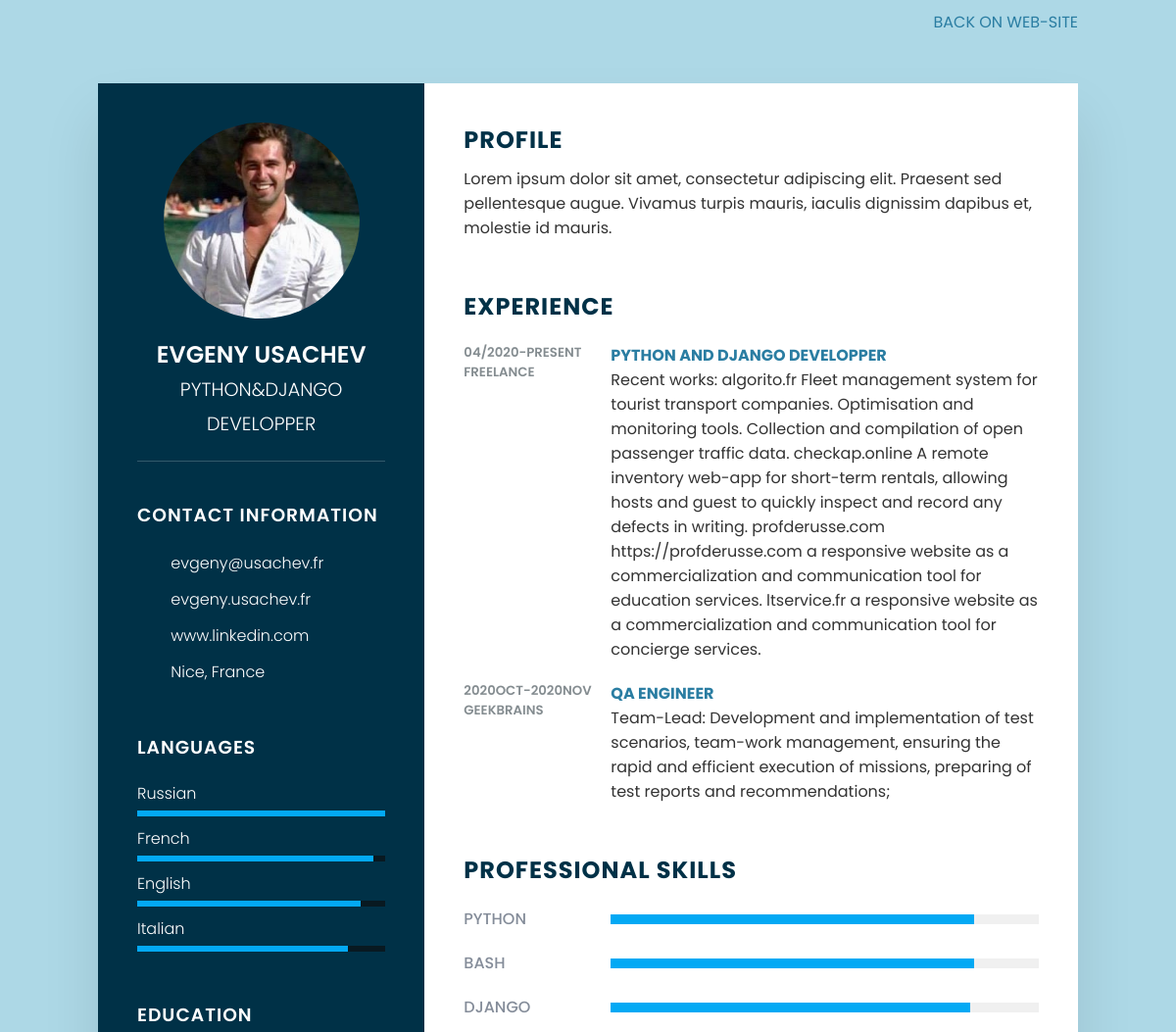
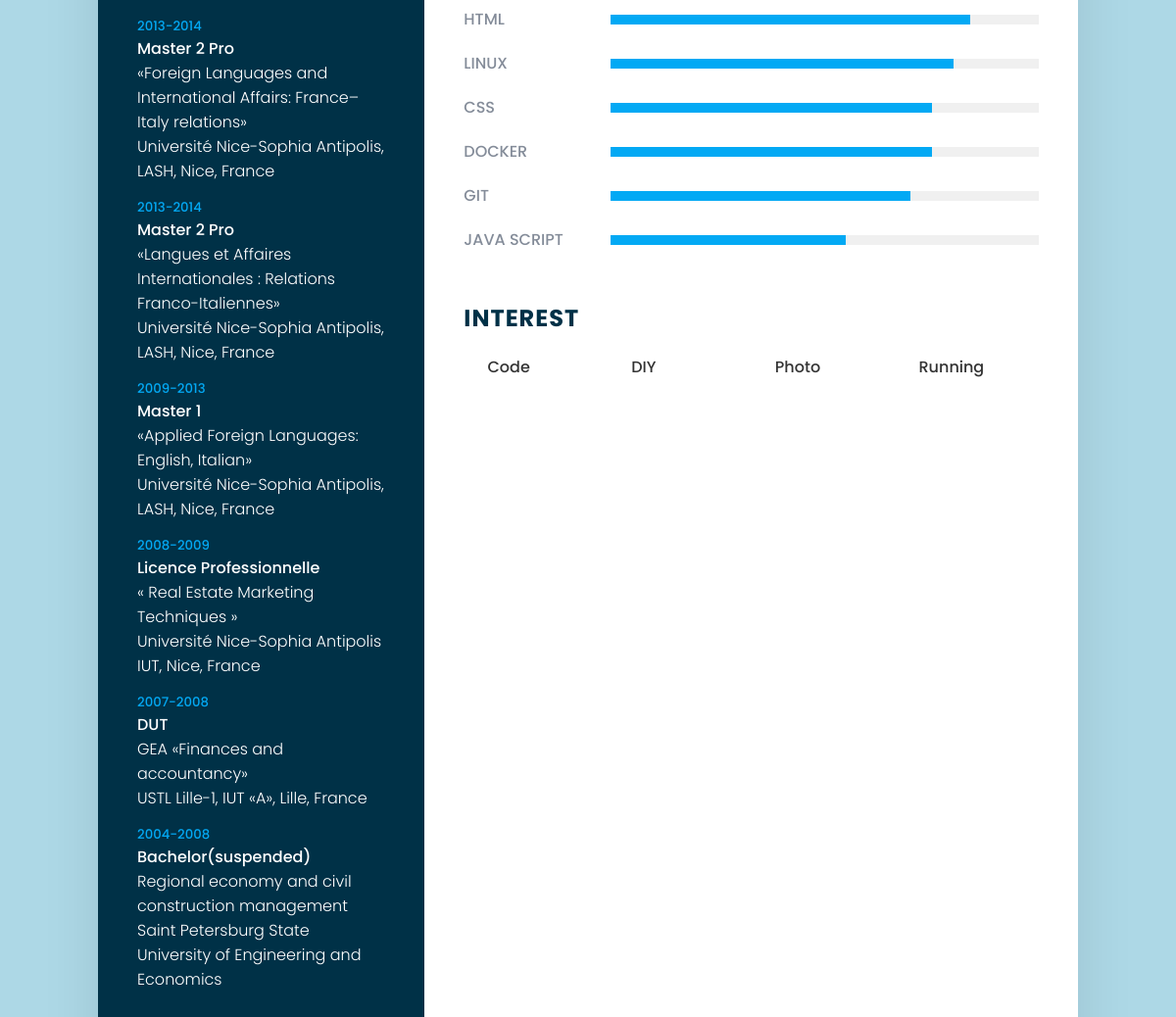
/cv/, run on an earlier commit of the app's database (2 pictures, top to bottom).
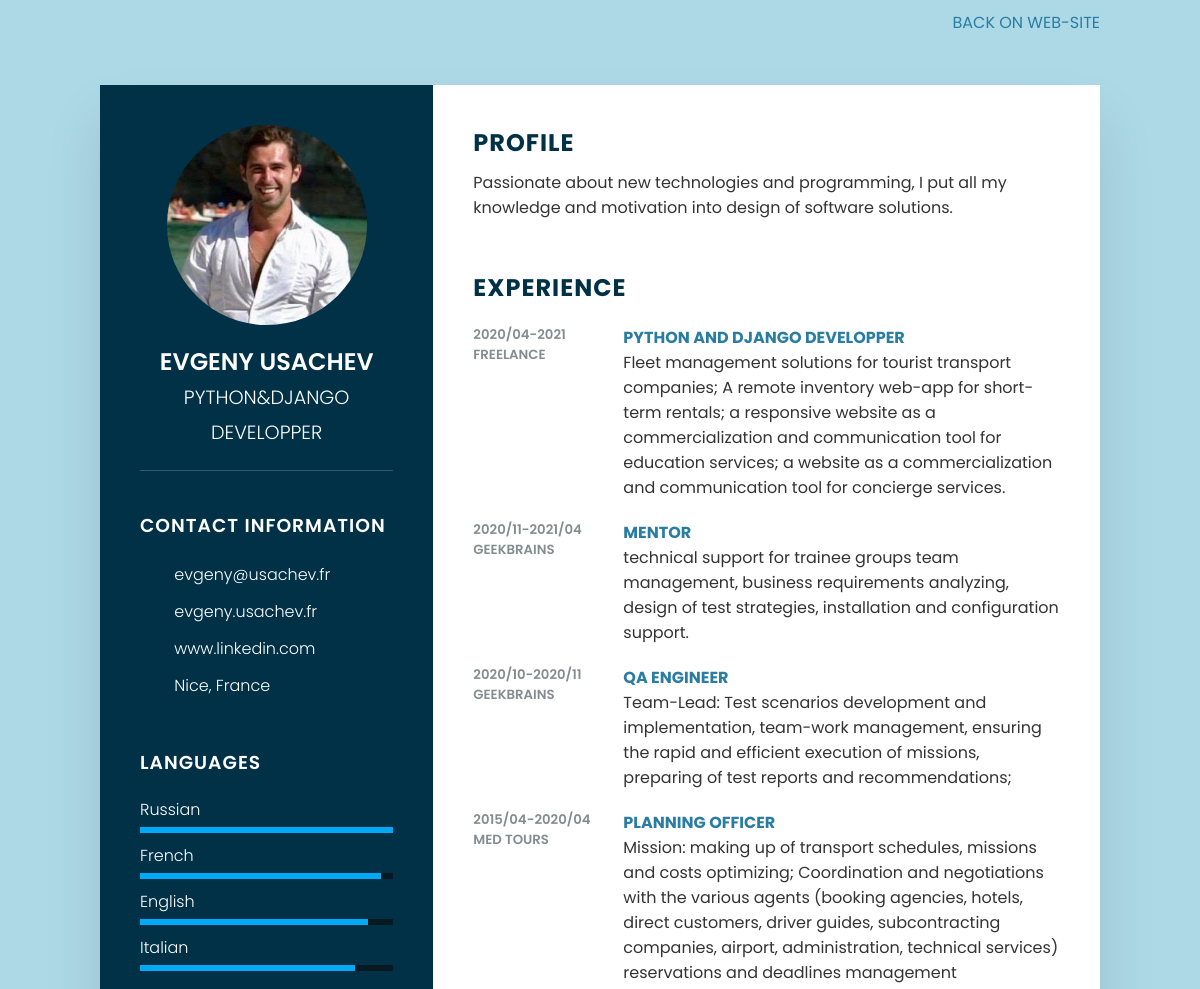
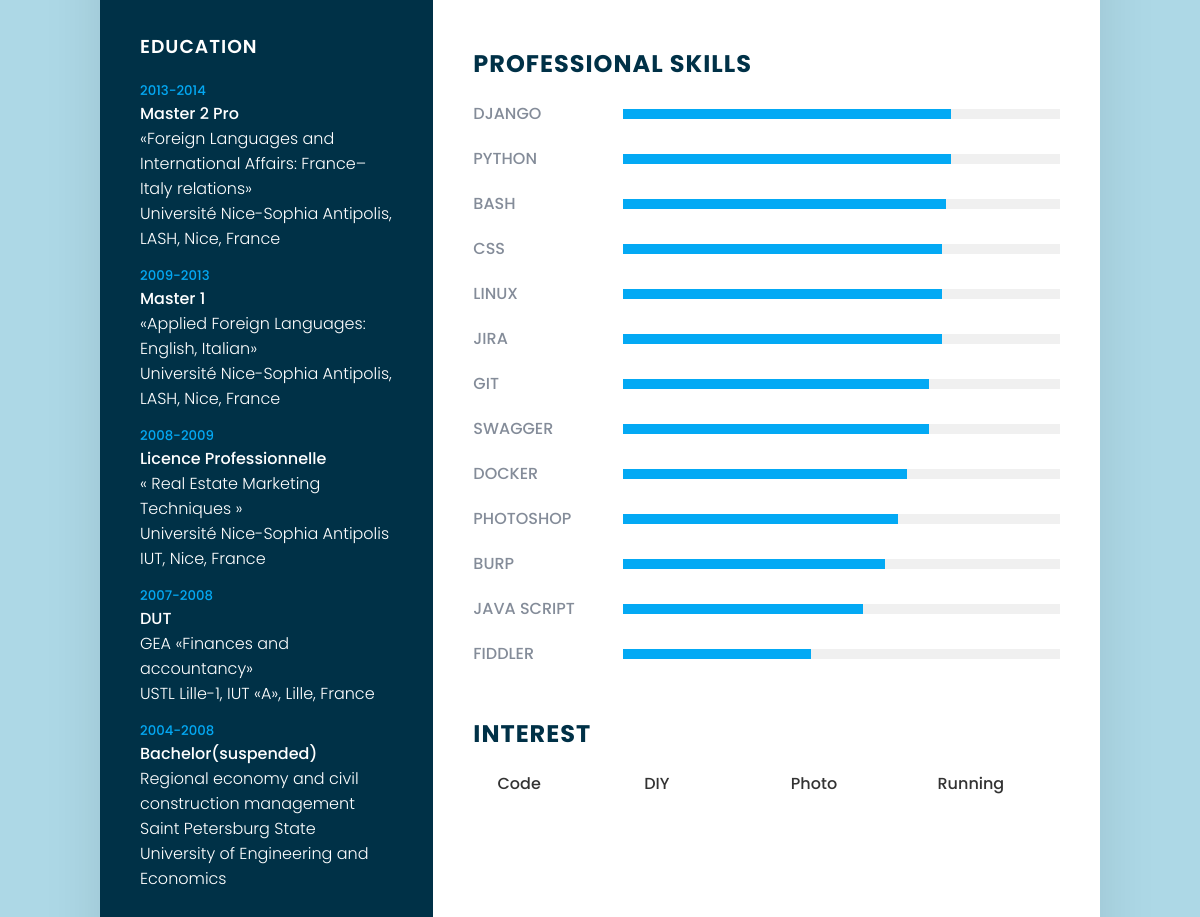
And on a later commit of the database (2 pictures, top to bottom).
### portfolio_landing/models.py (models this page shows, shortened)
class Language(models.Model):
    page_lang = models.CharField(max_length=10, choices=page_language_choices, blank=False,
                                 verbose_name='LANGUAGE:', default='ENG')
    lang = models.CharField(max_length=100)
    slug = models.SlugField(max_length=255, verbose_name='url', unique=True)
    lang_percent = models.IntegerField(default=0,verbose_name='lang_percent', validators=[MinValueValidator(0),
                                       MaxValueValidator(100)])
    class Meta:
        ordering = ['lang_percent']

class Education(models.Model):
    page_lang = models.CharField(max_length=10, choices=page_language_choices, blank=False,
                                 verbose_name='LANGUAGE:', default='ENG')
    years = models.CharField(max_length=100, blank=False)
    degree = models.CharField(max_length=200, blank=False)
    establishment = models.CharField(max_length=200, blank=False)
    description = models.TextField(blank=True)
    slug = models.SlugField(max_length=255, verbose_name='url', unique=True)
    meta_desc = models.CharField(max_length=160, blank=True)
    meta_keys = models.CharField(max_length=300, blank=True)
    is_published = models.BooleanField(default=True, verbose_name='Published')
    class Meta:
        ordering = ['-years']

class Cvdata(models.Model):
    page_lang = models.CharField(max_length=10, choices=page_language_choices, blank=False,
                                 verbose_name='LANGUAGE:', default='ENG')
    mycvname = models.CharField(max_length=100)
    slug = models.SlugField(max_length=255, verbose_name='url', unique=True)
    cvmail = models.CharField(max_length=100)
    cvlocation = models.CharField(max_length=100)
    cvlinkedin = models.CharField(max_length=100)
    cvwebsite = models.CharField(max_length=300)
    myprofile = models.TextField(blank=True)
    description = models.TextField(blank=True)
    meta_desc = models.CharField(max_length=160, blank=True)
    meta_keys = models.CharField(max_length=300, blank=True)
    my_cv_photo = models.ImageField(upload_to=f'photos/{mycvname}', verbose_name='Img', blank=True)
    class Meta:
        ordering = ['-mycvname']

class Experience(models.Model):
    page_lang = models.CharField(max_length=10, choices=page_language_choices, blank=False,
                                 verbose_name='LANGUAGE:', default='ENG')
    years = models.CharField(max_length=100)
    ordering_rate = models.IntegerField(default=1, verbose_name='ordering', validators=[MinValueValidator(1),
                                                                                        MaxValueValidator(100)])
    company = models.CharField(max_length=200)
    description = models.TextField(blank=False)
    position = models.CharField(max_length=200)
    slug = models.SlugField(max_length=255, verbose_name='url', unique=True)
    meta_desc = models.CharField(max_length=160, blank=True)
    meta_keys = models.CharField(max_length=300, blank=True)
    is_published = models.BooleanField(default=True, verbose_name='Published')
    class Meta:
        ordering = ['-years']

class Skill(models.Model):
    page_lang = models.CharField(max_length=10, choices=page_language_choices, blank=False,
                                 verbose_name='LANGUAGE:', default='ENG')
    skill = models.CharField(max_length=100)
    slug = models.SlugField(max_length=255, verbose_name='url', unique=True)
    skill_percent = models.IntegerField(default=0,verbose_name='lang_percent')
    class Meta:
        ordering = ['skill_percent']

class Interests(models.Model):
    page_lang = models.CharField(max_length=10, choices=page_language_choices, blank=False,
                                 verbose_name='LANGUAGE:', default='ENG')
    interest = models.CharField(max_length=100)
    slug = models.SlugField(max_length=255, verbose_name='url', unique=True)
    icon = models.CharField(max_length=1000)
    class Meta:
        ordering = ['interest']

### portfolio_landing/views.py (the view)
# urls.py: path('cv/', cv_page, name='cv_page'),
def cv_page(request, template_to_be_rendered='portfolio_landing/ENG/CV.html'):
    try:
        detected_lang = detect_lang(request)
        if detected_lang in available_languages:
            page_language = detected_lang
        else:
            page_language = 'ENG'
    except Exception as e:
        print('LANG_DETECTION_EXCEPTION_OCCURED')
        page_language = 'ENG'
    try:
        selected_cv = Cvdata.objects.all().filter(page_lang=page_language)
    except Exception as e:
        selected_cv = [
            Cvdata(mycvname='empty', slug='empty', cvmail='empty', cvlocation='empty', cvlinkedin='#', cvwebsite='#',
                   myprofile='empty', description='empty', )]
        print(e)
    try:
        language_set = Language.objects.all().filter(page_lang=page_language).order_by('-lang_percent')
    except Exception as e:
        language_set = []
    try:
        skill_set = Skill.objects.all().filter(page_lang=page_language).order_by('-skill_percent')
    except Exception as e:
        skill_set = []
    try:
        experience_set = Experience.objects.all().filter(page_lang=page_language).filter(is_published=True).order_by('ordering_rate')
    except Exception as e:
        experience_set = []
    try:
        interest_set = Interests.objects.all().filter(page_lang=page_language)
    except Exception as e:
        interest_set = []
    try:
        education_set = Education.objects.all().filter(page_lang=page_language).filter(is_published=True).order_by('-years')
    except Exception as e:
        education_set = []
    context={
        'selected_cv':selected_cv,
        'language_set':language_set,
        'skill_set':skill_set,
        'experience_set':experience_set,
        'interest_set':interest_set,
        'education_set':education_set,
            }
    return render(request, template_to_be_rendered, context=context)

### portfolio_landing/views.py (called while the page is built)
def detect_lang(request):
    if '/lang/' in request.__dict__['path_info']:
        selected_language_group = request.__dict__['path_info']
        list_values=selected_language_group.split('/')
        instruction_index=list_values.index('lang')
        value_index=instruction_index+1
        language_value=str(list_values[value_index]).upper()
        print('hello from detect_lang:', language_value)
        return language_value

### portfolio_landing/templates/portfolio_landing/ENG/CV.html
{% extends 'CV.html' %}
{% block back %}<a href="{% url 'index' %}">Back on web-site</a>{% endblock %}
{% block contact %}Contact Information{% endblock %}
{% block language %}Languages{% endblock %}
{% block education %}Education{% endblock %}
{% block profile %}Profile{% endblock %}
{% block experience %}Experience{% endblock %}
{% block skills %}Professional skills{% endblock %}
{% block interests %}Interest{% endblock %}

### templates/CV.html (shortened to what the changed rows need)
<!DOCTYPE html>
{% load static %}
<html lang="en">
<head>
    <link rel="stylesheet" href="{% static 'cvstyle.css' %} " />
    <link rel="stylesheet" href="{% static 'fontawesome-free-5.15.4-web/css/all.css' %} " />
    <link rel="stylesheet" href="{% static 'fontawesome-free-5.15.4-web/css/brands.css' %} " />
    <link rel="stylesheet" href="{% static 'dropdown.css' %} " />
</head>
<body>
<div class="main_content">
<div class="container">
    <div class="left_Side">
        <div class="profileText">
            <div class="imgBx">
                {% if selected_cv.0.my_cv_photo %}
                <img src="{{ selected_cv.0.my_cv_photo.url }}">
                {% else %}
                <img src="{% static 'images/cv.JPG'%}">
                {% endif %}
            </div>
            <h2>{{ selected_cv.0.mycvname }}<br><span>{{ selected_cv.0.myprofile }}</span></h2>
        </div>
        <div class="contactInfo">
            <ul>
                <li>
                    <a href="mailto: {{ selected_cv.0.cvmail }}"><span class="text">{{ selected_cv.0.cvmail }}</span></a>
                </li>
                <li>
                    <a href="{{ selected_cv.0.cvwebsite }}"><span class="text">{{ selected_cv.0.cvwebsite }}</span></a>
                </li>
                <li>
                    <span class="icon"><i class="fas fa-map"></i></span>
                    <span class="text">{{ selected_cv.0.cvlocation }}</span>
                </li>
            </ul>
        </div>
        <div class="contactInfo language">
            {% if language_set %}
            <ul>{% for item in language_set %}
                <li>
                    <span class="text">{{ item.lang }}</span>
                    <div class="percent">
                         <div style="width: {{ item.lang_percent }}%;"></div>
                     </div>
                </li>
                {% endfor %}
            </ul>
             {% endif %}
        </div>
        <div class="contactInfo education">
            {% if education_set %}
            <ul>
                {% for item in education_set %}
                <li>
                    <h5>{{ item.years }}</h5>
                    <h4>{{ item.degree }}</h4>
                    <h4>{{ item.description }}</h4>
                    <h4>{{ item.establishment }}</h4>
                </li>
                {% endfor %}
            </ul>
            {% endif %}
        </div>
    </div>
    <div class="right_Side">
        <div class="about">
            <h2 class="title2">{% block profile %}{% endblock %}</h2>
            <p>
                {{ selected_cv.0.description }}
            </p>
        </div>
        <div class="about">
            {% if experience_set %}
            <h2 class="title2">{% block experience %}{% endblock %}</h2>
            {% for item in experience_set %}
            <div class="box">
                <div class="year_company">
                    <h5>{{ item.years }}</h5>
                    <h5>{{ item.company }}</h5>
                </div>
                <div class="text">
                    <h4>
                        {{ item.position }}
                    </h4>
                    <p>
                       {{ item.description }}
                    </p>
                </div>
            </div>
                {% endfor %}
                {% endif %}
        </div>
        <div class="about skills">
            {% if skill_set %}
            <h2 class="title2">{% block skills %}{% endblock %}</h2>
            {% for item in skill_set %}
            <div class="box">
                <h4>{{ item.skill }}</h4>
                <div class="percent">
                    <div style="width:{{ item.skill_percent }}%"></div>
                </div>
            </div>
            {% endfor %}
            {% endif %}
        </div>
        <div class="about interest">
            {% if interest_set %}
             <h2 class="title2">{% block interests %}{% endblock %}</h2>
            <ul>
                {% for item in interest_set %}
                <li><i class="fa {{ item.icon }}"></i> {{ item.interest }}</li>
                {% endfor %}
            </ul>
            {% endif %}
        </div>
    </div>
</div>
    </div>
</body>
</html>

What changed in the data, as far as the page shows it:
no longer on this page (row edited): Education: years "2013-2014", degree "Master 2 Pro", description "«Langues et Affaires Internationales : Relations Franco-Italiennes»", establishment "Université Nice-Sophia Antipolis, LASH, Nice, France"
removed Skill: skill "HTML", skill_percent 84 (drawn)
changed Cvdata "EVGENY USACHEV": description "Lorem ipsum dolor sit amet, consectetur adipiscing elit. Praesent sed pellentesque augue. Vivamus turpis mauris, iaculis dignissim dapibus et, molestie id mauris." → "Passionate about new technologies and programming, I put all my knowledge and motivation into design of software solutions."
changed Experience "PYTHON AND DJANGO DEVELOPPER": years "04/2020-PRESENT" → "2020/04-2021"; description "Recent works: algorito.fr Fleet management system for tourist transport companies. Optimisation and monitoring tools. Collection and compilation of open passenger traffic data. checkap.online A remote inventory web-app for short-term rentals, allowing hosts and guest to quickly inspect and record any defects in writing. profderusse.com https://profderusse.com a responsive website as a commercialization and communication tool for education services. ltservice.fr a responsive website as a commercialization…" → "Fleet management solutions for tourist transport companies; A remote inventory web-app for short-term rentals; a responsive website as a commercialization and communication tool for education services; a website as a commercialization…"
added Experience: years "2020/11-2021/04", company "GEEKBRAINS", position "MENTOR", description "technical support for trainee groups team management, business requirements analyzing, design of test strategies, installation and configuration support."
changed Experience "QA ENGINEER": years "2020OCT-2020NOV" → "2020/10-2020/11"; description "Team-Lead: Development and implementation of test scenarios, team-work management, ensuring the…" → "Team-Lead: Test scenarios development and implementation, team-work management, ensuring the…"
added Experience: years "2015/04-2020/04", company "MED TOURS", position "PLANNING OFFICER", description "Mission: making up of transport schedules, missions and costs optimizing; Coordination and negotiations with the various agents (booking agencies, hotels, direct customers, driver guides, subcontracting companies, airport, administration, technical services) reservations and deadlines management"
changed Skill "DJANGO": skill_percent 84 → 75 (drawn); moves up the list
changed Skill "PYTHON": skill_percent 85 → 75 (drawn)
changed Skill "BASH": skill_percent 85 → 74 (drawn)
changed Skill "CSS": skill_percent 75 → 73 (drawn); moves up the list
changed Skill "LINUX": skill_percent 80 → 73 (drawn)
added Skill: skill "JIRA", skill_percent 73 (drawn)
shown differently, row unchanged: Skill "GIT": moves up the list
added Skill: skill "SWAGGER", skill_percent 70 (drawn)
changed Skill "DOCKER": skill_percent 75 → 65 (drawn)
added Skill: skill "PHOTOSHOP", skill_percent 63 (drawn)
added Skill: skill "BURP", skill_percent 60 (drawn)
added Skill: skill "FIDDLER", skill_percent 43 (drawn)
